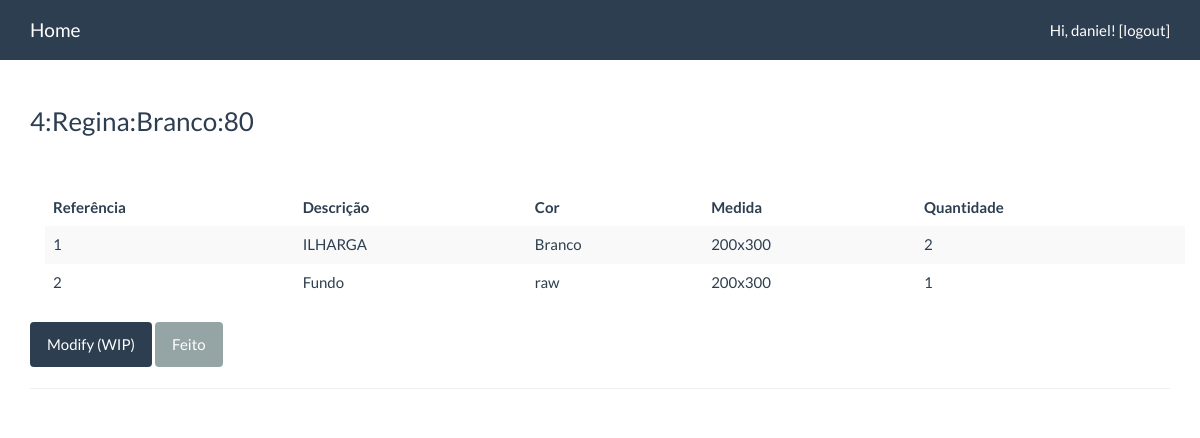
/pm/products/23/details/ (signed in), run on the app's committed database.
### pm/models.py (models this page shows, shortened)
class Product(models.Model):
    STAGES = ProductionStages.get_stages_choices()
    ref_code = models.CharField(max_length=200, unique=True)
    name = models.CharField(max_length=200)
    color = models.CharField(max_length=20, default='raw')
    size = models.CharField(max_length=20)
    final = models.BooleanField(default=False)
    stages = MultiSelectField(choices=STAGES, default=[STAGES[0][0]])
    components = models.ManyToManyField('self', through='Quantity', symmetrical=False, blank=True)
    stock = models.IntegerField(default=0)
    def __str__(self):
        return str(self.ref_code) + ":" + self.name + ":" + self.color + ":" + self.size
    def get_components(self):
        return Quantity.objects.filter(product=self)

class Quantity(models.Model):
    product = models.ForeignKey(Product, on_delete=models.CASCADE, related_name='qtt_product')
    component = models.ForeignKey(Product, on_delete=models.CASCADE, related_name='qtt_component')
    quantity = models.IntegerField(default=1)

### pm/views.py (the view)
# urls.py: url(r'^products/(?P<pk>[0-9]+)/details/$', views.ProductDetail.as_view(), name='product_detail'),
class ProductDetail(LoginRequiredMixin, DetailView):
    model = Product
    template_name = 'pm/product_detail.html'

### pm/templates/pm/product_detail.html (shortened to what this page needs)
{% extends 'pm/base.html' %}
{% load crispy_forms_tags %}
{% block content %}
    <h3>{{ object }}</h3>
    <br>
    <br>
    <div class="container">
        <table class="table table-striped table-hover ">
            <thead>
            <tr>
                <th>Referência</th>
                <th>Descrição</th>
                <th>Cor</th>
                <th>Medida</th>
                <th>Quantidade</th>
            </tr>
            </thead>
            <tbody>
            {% for component in object.get_components %}
                <tr>
                    <td>{{ component.component.ref_code }}</td>
                    <td>{{ component.component.name }}</td>
                    <td>{{ component.component.color }}</td>
                    <td>{{ component.component.size }}</td>
                    <td>{{ component.quantity }}</td>
                </tr>
            {% endfor %}
        </tbody>
    </table>
    </div>
    <p>
        <a class="btn btn-primary" href="{% url 'pm:modify_product' object.id %}">Modify (WIP) </a>
        <a class="btn btn-default" href="{% url 'pm:products' %}">Feito</a>
    </p>
{% endblock %}

### pm/templates/pm/base.html (shortened to what this page needs)
{% load static %}
<!DOCTYPE html>
<html>
<head>
    <link rel="stylesheet" type="text/css" href="{% static 'pm/bootstrap/css/bootstrap.min.css' %}">
</head>
<body>
<nav class="navbar navbar-default navbar-fixed-top" id="navbar-main">
  <div class="container">
    <div class="navbar-header">
        <a class="navbar-brand" href="{% url "pm:index" %}">Home</a>
    </div>
    <div class="collapse navbar-collapse">
      <ul class="nav navbar-nav navbar-right">
          {% if user.is_authenticated %}
                  <li><a href="{% url 'pm:logout' %}">Hi, {{ user.username }}! [logout]</a></li>
          {% else %}
              <li><a href="{% url 'pm:login' %}">login</a></li>
          {% endif %}
      </ul>
    </div>
  </div>
</nav>
<br>
<div class="container">
    <br>
    {% block content %}
    {% endblock %}
  <hr>
</div>
</body>
</html>

### data on the page
Product: ref_code+name+color "4:Regina:Branco:80"
Quantity: component.ref_code "1", component.name "ILHARGA", component.color "Branco", component.size "200x300", quantity "2"
Quantity: component.ref_code "2", component.name "Fundo", component.color "raw", component.size "200x300", quantity "1"

### other printed values
{{ user.username }} "daniel"
